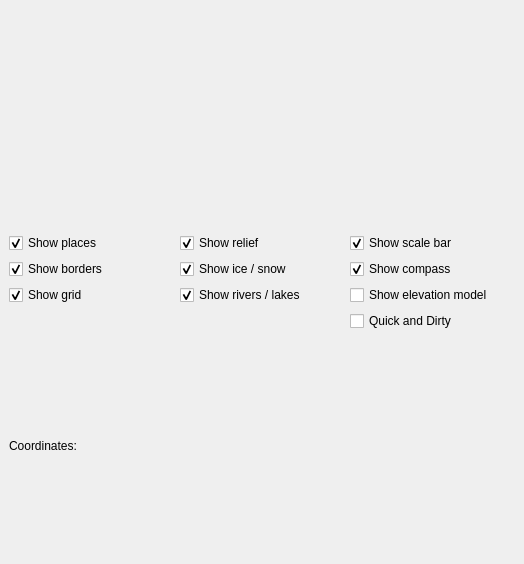
<ui version="4.0" >
 <class>Form</class>
 <widget class="QWidget" name="Form" >
  <property name="geometry" >
   <rect>
    <x>0</x>
    <y>0</y>
    <width>524</width>
    <height>564</height>
   </rect>
  </property>
  <layout class="QVBoxLayout" >
   <property name="margin" >
    <number>9</number>
   </property>
   <property name="spacing" >
    <number>6</number>
   </property>
   <item>
    <layout class="QHBoxLayout" >
     <property name="margin" >
      <number>0</number>
     </property>
     <property name="spacing" >
      <number>6</number>
     </property>
     <item>
      <widget class="MarbleNavigator" name="MarbleNavigator" >
       <property name="toolTip" >
        <string>Navigation Control</string>
       </property>
       <property name="whatsThis" >
        <string>Use this control to navigate.</string>
       </property>
      </widget>
     </item>
     <item>
      <widget class="MarbleWidget" name="MarbleWidget" >
       <property name="toolTip" >
        <string>The Earth</string>
       </property>
       <property name="whatsThis" >
        <string>The Marble widget displays a virtual globe.</string>
       </property>
      </widget>
     </item>
    </layout>
   </item>
   <item>
    <layout class="QGridLayout" >
     <property name="margin" >
      <number>0</number>
     </property>
     <property name="spacing" >
      <number>6</number>
     </property>
     <item row="0" column="0" >
      <widget class="QCheckBox" name="checkBox" >
       <property name="text" >
        <string>Show places</string>
       </property>
       <property name="checked" >
        <bool>true</bool>
       </property>
      </widget>
     </item>
     <item row="1" column="0" >
      <widget class="QCheckBox" name="checkBox_9" >
       <property name="text" >
        <string>Show borders</string>
       </property>
       <property name="checked" >
        <bool>true</bool>
       </property>
      </widget>
     </item>
     <item row="2" column="0" >
      <widget class="QCheckBox" name="checkBox_2" >
       <property name="text" >
        <string>Show grid</string>
       </property>
       <property name="checked" >
        <bool>true</bool>
       </property>
      </widget>
     </item>
     <item row="3" column="2" >
      <widget class="QCheckBox" name="checkBox_10" >
       <property name="text" >
        <string>Quick and Dirty</string>
       </property>
       <property name="checked" >
        <bool>false</bool>
       </property>
      </widget>
     </item>
     <item row="1" column="2" >
      <widget class="QCheckBox" name="checkBox_4" >
       <property name="text" >
        <string>Show compass</string>
       </property>
       <property name="checked" >
        <bool>true</bool>
       </property>
      </widget>
     </item>
     <item row="1" column="1" >
      <widget class="QCheckBox" name="checkBox_7" >
       <property name="text" >
        <string>Show ice / snow</string>
       </property>
       <property name="checked" >
        <bool>true</bool>
       </property>
      </widget>
     </item>
     <item row="2" column="2" >
      <widget class="QCheckBox" name="checkBox_6" >
       <property name="text" >
        <string>Show elevation model</string>
       </property>
       <property name="checked" >
        <bool>false</bool>
       </property>
      </widget>
     </item>
     <item row="2" column="1" >
      <widget class="QCheckBox" name="checkBox_8" >
       <property name="text" >
        <string>Show rivers / lakes</string>
       </property>
       <property name="checked" >
        <bool>true</bool>
       </property>
      </widget>
     </item>
     <item row="0" column="1" >
      <widget class="QCheckBox" name="checkBox_5" >
       <property name="text" >
        <string>Show relief</string>
       </property>
       <property name="checked" >
        <bool>true</bool>
       </property>
      </widget>
     </item>
     <item row="0" column="2" >
      <widget class="QCheckBox" name="checkBox_3" >
       <property name="text" >
        <string>Show scale bar</string>
       </property>
       <property name="checked" >
        <bool>true</bool>
       </property>
      </widget>
     </item>
    </layout>
   </item>
   <item>
    <layout class="QHBoxLayout" >
     <property name="margin" >
      <number>0</number>
     </property>
     <property name="spacing" >
      <number>6</number>
     </property>
     <item>
      <widget class="QLabel" name="label" >
       <property name="text" >
        <string>Coordinates: </string>
       </property>
      </widget>
     </item>
     <item>
      <widget class="QLabel" name="label_2" >
       <property name="text" >
        <string/>
       </property>
      </widget>
     </item>
     <item>
      <spacer>
       <property name="orientation" >
        <enum>Qt::Horizontal</enum>
       </property>
       <property name="sizeHint" >
        <size>
         <width>40</width>
         <height>20</height>
        </size>
       </property>
      </spacer>
     </item>
    </layout>
   </item>
  </layout>
 </widget>
 <customwidgets>
  <customwidget>
   <class>MarbleWidget</class>
   <extends>QWidget</extends>
   <header>MarbleWidget.h</header>
  </customwidget>
  <customwidget>
   <class>MarbleNavigator</class>
   <extends>QWidget</extends>
   <header>MarbleNavigator.h</header>
  </customwidget>
 </customwidgets>
 <resources/>
 <connections>
  <connection>
   <sender>MarbleNavigator</sender>
   <signal>goHome()</signal>
   <receiver>MarbleWidget</receiver>
   <slot>goHome()</slot>
   <hints>
    <hint type="sourcelabel" >
     <x>53</x>
     <y>198</y>
    </hint>
    <hint type="destinationlabel" >
     <x>198</x>
     <y>200</y>
    </hint>
   </hints>
  </connection>
  <connection>
   <sender>MarbleNavigator</sender>
   <signal>moveDown()</signal>
   <receiver>MarbleWidget</receiver>
   <slot>moveDown()</slot>
   <hints>
    <hint type="sourcelabel" >
     <x>52</x>
     <y>151</y>
    </hint>
    <hint type="destinationlabel" >
     <x>211</x>
     <y>151</y>
    </hint>
   </hints>
  </connection>
  <connection>
   <sender>MarbleNavigator</sender>
   <signal>moveLeft()</signal>
   <receiver>MarbleWidget</receiver>
   <slot>moveLeft()</slot>
   <hints>
    <hint type="sourcelabel" >
     <x>65</x>
     <y>111</y>
    </hint>
    <hint type="destinationlabel" >
     <x>162</x>
     <y>102</y>
    </hint>
   </hints>
  </connection>
  <connection>
   <sender>MarbleNavigator</sender>
   <signal>moveRight()</signal>
   <receiver>MarbleWidget</receiver>
   <slot>moveRight()</slot>
   <hints>
    <hint type="sourcelabel" >
     <x>62</x>
     <y>64</y>
    </hint>
    <hint type="destinationlabel" >
     <x>216</x>
     <y>71</y>
    </hint>
   </hints>
  </connection>
  <connection>
   <sender>MarbleNavigator</sender>
   <signal>moveUp()</signal>
   <receiver>MarbleWidget</receiver>
   <slot>moveUp()</slot>
   <hints>
    <hint type="sourcelabel" >
     <x>55</x>
     <y>30</y>
    </hint>
    <hint type="destinationlabel" >
     <x>218</x>
     <y>46</y>
    </hint>
   </hints>
  </connection>
  <connection>
   <sender>MarbleNavigator</sender>
   <signal>zoomChanged(int)</signal>
   <receiver>MarbleWidget</receiver>
   <slot>zoomView(int)</slot>
   <hints>
    <hint type="sourcelabel" >
     <x>63</x>
     <y>268</y>
    </hint>
    <hint type="destinationlabel" >
     <x>208</x>
     <y>270</y>
    </hint>
   </hints>
  </connection>
  <connection>
   <sender>MarbleNavigator</sender>
   <signal>zoomIn()</signal>
   <receiver>MarbleWidget</receiver>
   <slot>zoomIn()</slot>
   <hints>
    <hint type="sourcelabel" >
     <x>51</x>
     <y>309</y>
    </hint>
    <hint type="destinationlabel" >
     <x>169</x>
     <y>305</y>
    </hint>
   </hints>
  </connection>
  <connection>
   <sender>MarbleNavigator</sender>
   <signal>zoomOut()</signal>
   <receiver>MarbleWidget</receiver>
   <slot>zoomOut()</slot>
   <hints>
    <hint type="sourcelabel" >
     <x>55</x>
     <y>347</y>
    </hint>
    <hint type="destinationlabel" >
     <x>220</x>
     <y>347</y>
    </hint>
   </hints>
  </connection>
  <connection>
   <sender>checkBox</sender>
   <signal>toggled(bool)</signal>
   <receiver>MarbleWidget</receiver>
   <slot>setShowPlaces(bool)</slot>
   <hints>
    <hint type="sourcelabel" >
     <x>111</x>
     <y>441</y>
    </hint>
    <hint type="destinationlabel" >
     <x>219</x>
     <y>347</y>
    </hint>
   </hints>
  </connection>
  <connection>
   <sender>checkBox_3</sender>
   <signal>toggled(bool)</signal>
   <receiver>MarbleWidget</receiver>
   <slot>setShowScaleBar(bool)</slot>
   <hints>
    <hint type="sourcelabel" >
     <x>513</x>
     <y>441</y>
    </hint>
    <hint type="destinationlabel" >
     <x>284</x>
     <y>347</y>
    </hint>
   </hints>
  </connection>
  <connection>
   <sender>checkBox_2</sender>
   <signal>toggled(bool)</signal>
   <receiver>MarbleWidget</receiver>
   <slot>setShowGrid(bool)</slot>
   <hints>
    <hint type="sourcelabel" >
     <x>139</x>
     <y>497</y>
    </hint>
    <hint type="destinationlabel" >
     <x>169</x>
     <y>347</y>
    </hint>
   </hints>
  </connection>
  <connection>
   <sender>checkBox_4</sender>
   <signal>toggled(bool)</signal>
   <receiver>MarbleWidget</receiver>
   <slot>setShowCompass(bool)</slot>
   <hints>
    <hint type="sourcelabel" >
     <x>513</x>
     <y>469</y>
    </hint>
    <hint type="destinationlabel" >
     <x>323</x>
     <y>347</y>
    </hint>
   </hints>
  </connection>
  <connection>
   <sender>MarbleWidget</sender>
   <signal>mouseMoveGeoPosition(QString)</signal>
   <receiver>label_2</receiver>
   <slot>setText(QString)</slot>
   <hints>
    <hint type="sourcelabel" >
     <x>240</x>
     <y>217</y>
    </hint>
    <hint type="destinationlabel" >
     <x>106</x>
     <y>553</y>
    </hint>
   </hints>
  </connection>
  <connection>
   <sender>checkBox_5</sender>
   <signal>toggled(bool)</signal>
   <receiver>MarbleWidget</receiver>
   <slot>setShowRelief(bool)</slot>
   <hints>
    <hint type="sourcelabel" >
     <x>343</x>
     <y>441</y>
    </hint>
    <hint type="destinationlabel" >
     <x>381</x>
     <y>379</y>
    </hint>
   </hints>
  </connection>
  <connection>
   <sender>checkBox_6</sender>
   <signal>toggled(bool)</signal>
   <receiver>MarbleWidget</receiver>
   <slot>setShowElevationModel(bool)</slot>
   <hints>
    <hint type="sourcelabel" >
     <x>513</x>
     <y>497</y>
    </hint>
    <hint type="destinationlabel" >
     <x>513</x>
     <y>384</y>
    </hint>
   </hints>
  </connection>
  <connection>
   <sender>checkBox_9</sender>
   <signal>toggled(bool)</signal>
   <receiver>MarbleWidget</receiver>
   <slot>setShowBorders(bool)</slot>
   <hints>
    <hint type="sourcelabel" >
     <x>109</x>
     <y>469</y>
    </hint>
    <hint type="destinationlabel" >
     <x>197</x>
     <y>294</y>
    </hint>
   </hints>
  </connection>
  <connection>
   <sender>checkBox_7</sender>
   <signal>toggled(bool)</signal>
   <receiver>MarbleWidget</receiver>
   <slot>setShowIceLayer(bool)</slot>
   <hints>
    <hint type="sourcelabel" >
     <x>343</x>
     <y>469</y>
    </hint>
    <hint type="destinationlabel" >
     <x>412</x>
     <y>241</y>
    </hint>
   </hints>
  </connection>
  <connection>
   <sender>checkBox_8</sender>
   <signal>toggled(bool)</signal>
   <receiver>MarbleWidget</receiver>
   <slot>setShowLakes(bool)</slot>
   <hints>
    <hint type="sourcelabel" >
     <x>343</x>
     <y>497</y>
    </hint>
    <hint type="destinationlabel" >
     <x>451</x>
     <y>329</y>
    </hint>
   </hints>
  </connection>
  <connection>
   <sender>checkBox_8</sender>
   <signal>toggled(bool)</signal>
   <receiver>MarbleWidget</receiver>
   <slot>setShowRivers(bool)</slot>
   <hints>
    <hint type="sourcelabel" >
     <x>343</x>
     <y>497</y>
    </hint>
    <hint type="destinationlabel" >
     <x>481</x>
     <y>377</y>
    </hint>
   </hints>
  </connection>
  <connection>
   <sender>checkBox_10</sender>
   <signal>toggled(bool)</signal>
   <receiver>MarbleWidget</receiver>
   <slot>setQuickDirty(bool)</slot>
   <hints>
    <hint type="sourcelabel" >
     <x>513</x>
     <y>525</y>
    </hint>
    <hint type="destinationlabel" >
     <x>345</x>
     <y>337</y>
    </hint>
   </hints>
  </connection>
 </connections>
</ui>
